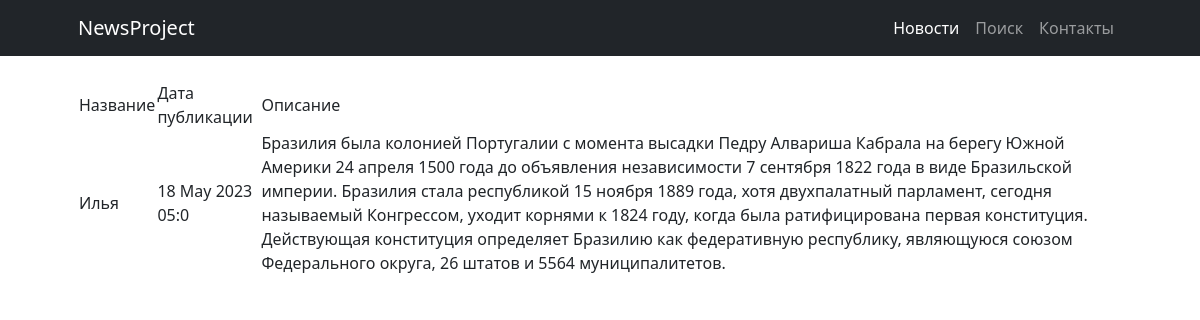
Screenshot of /news/8 with the database file from the repository.
### news/models.py (models this page shows, shortened)
class News(models.Model):
    name = models.CharField(
        max_length=50,
        unique=True,
    )
    description = models.TextField()
    category = models.ForeignKey(
        to='Category',
        on_delete=models.CASCADE,
        related_name='news',
    )
    time_creation = models.DateTimeField(auto_now_add = True)

### news/views.py (the view)
# urls.py: path('<int:pk>', NewsDetail.as_view(), name='new'),
class NewsDetail(DetailView):
    model = News
    template_name = 'new.html'
    context_object_name = 'new'

### templatetags/custom_filters.py (called while the page is built)
@register.filter(name='filter_message')
def filter_message(message: str):
    variants = ['отстой', 'говно', 'тварь', 'дурак', 'чмо']
    ln = len(variants)
    filtred_message = ''
    string = ''
    string2 = ''
    pattern = ' * '
    for i in message:
        string += i
        string2 = string.lower()
        flag = 0
        for j in variants:
            if not string2 in j:
                flag += 1
            if string2 == j:
                filtred_message += pattern
                flag -= 1
                string = ''
        if flag == ln:
            filtred_message += string
            string = ''
    if string2 != '' and string2 not in variants:
        filtred_message += string
    elif string2 != '':
        filtred_message += pattern
    return filtred_message

### templates/new.html (shortened to what this page needs)
{% extends 'flatpages/default.html' %}
{% load custom_filters %}
{% block content %}
<table>
    <tr>
        <td>
            Название
        </td>
        <td>
            Дата публикации
        </td>
        <td>
            Описание
        </td>
    </tr>
    <tr>
        <td>
            {{ new.name|filter_message }}
        </td>
        <td>
            {{ new.time_creation|date:'d M Y H:I'}}
        </td>
        <td>
            {{ new.description|filter_message }}
        </td>
    </tr>
</table>
{% endblock content %}

### rows the page displays
News: name|filter_message "Илья", time_creation "18 May 2023 05:0", description|filter_message "Бразилия была колонией Португалии с момента высадки Педру Алвариша Кабрала на берегу Южной Америки 24 апреля 1500 года до объявления независимости 7 сентября 1822 года в виде Бразильской империи. Бразилия стала республикой 15 ноября 1889 года, хотя двухпалатный парламент, сегодня называемый Конгрессом, уходит корнями к 1824 году, когда была ратифицирована первая конституция. Действующая конституция определяет Бразилию как федеративную республику, являющуюся союзом Федерального округа, 26 штатов и 5564 муниципалитетов."
